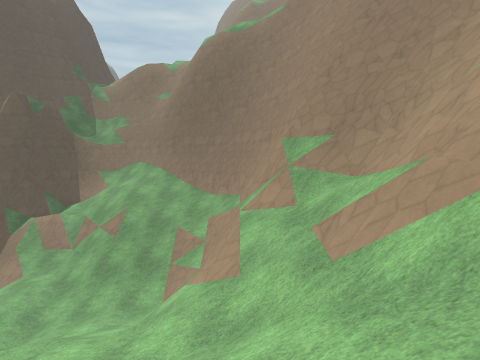
[1] (above)

24 first-person views from a walk through a 3-D level made in the Godot game engine. The camera is 1.2 m above the floor, tilts 4° down and sees 80° across. The floor is counted in squares, 2 m on a side. Each view is taken from the middle of a square. On the plan, view 1 faces up. The plan holds only what a view shows up to about 9 squares ahead; the rest is blank. The place goes on beyond the plan. Some surface patterns are stand-ins.

[2]
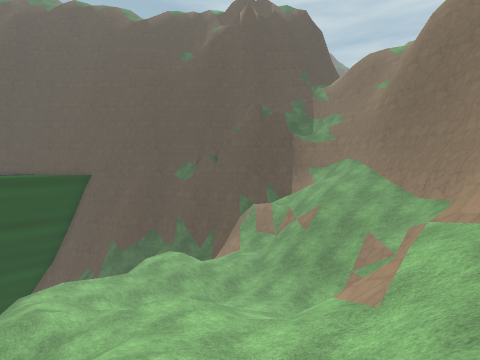

[3]
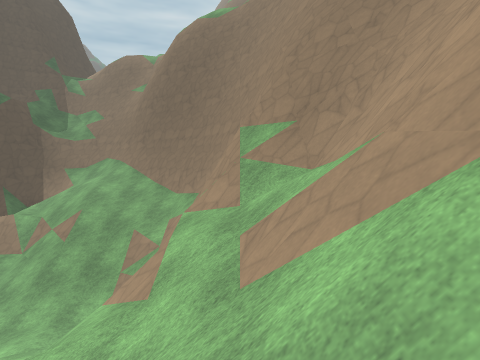

[4]
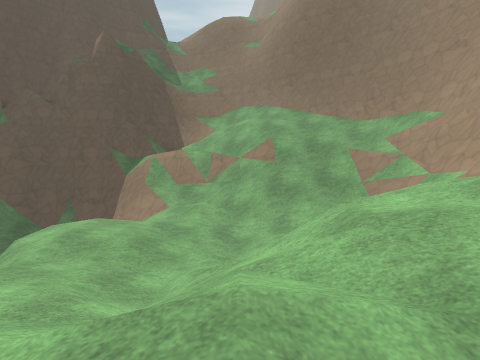

[5]
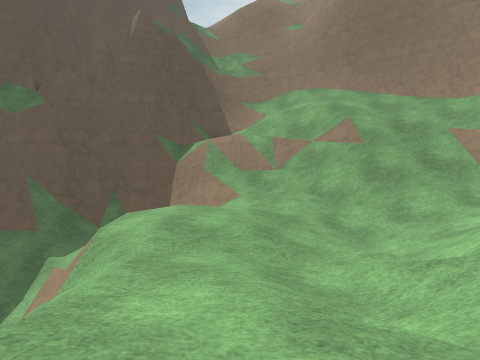

[6]
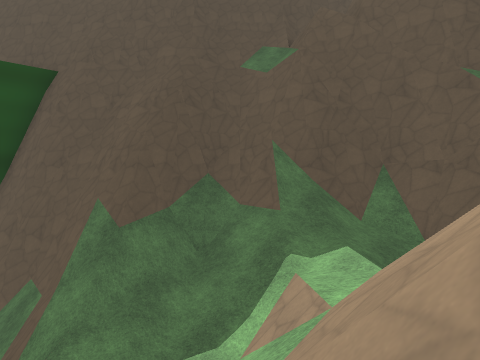

[7]
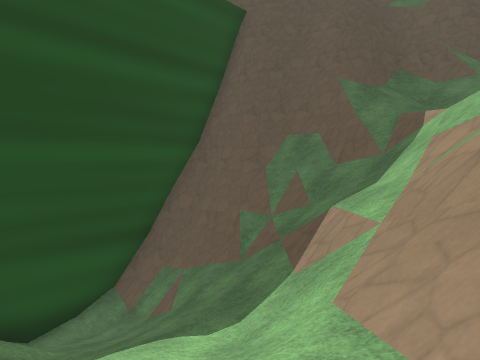

[8]
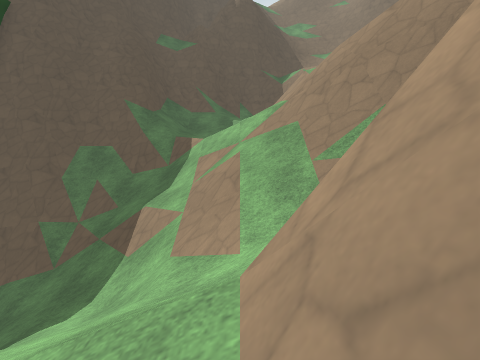

[9]
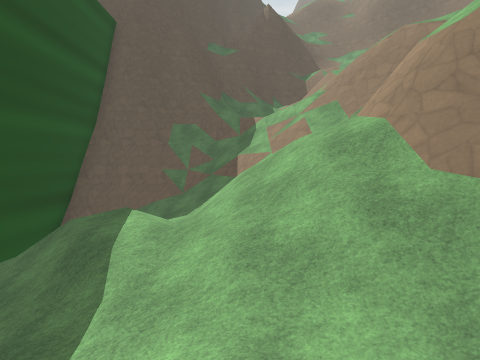

[10]
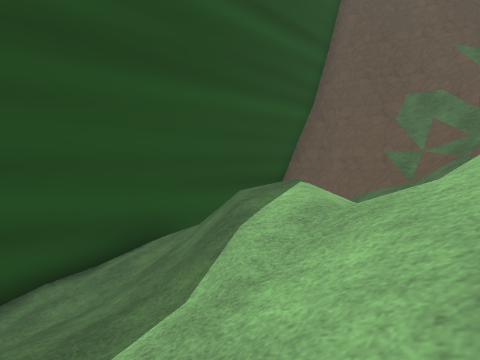

[11]
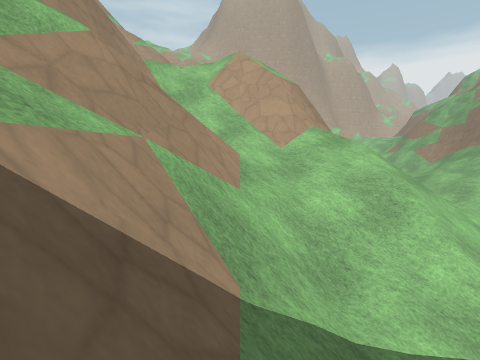

[12]
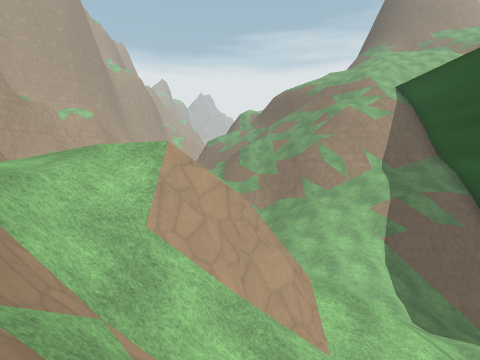

[13]
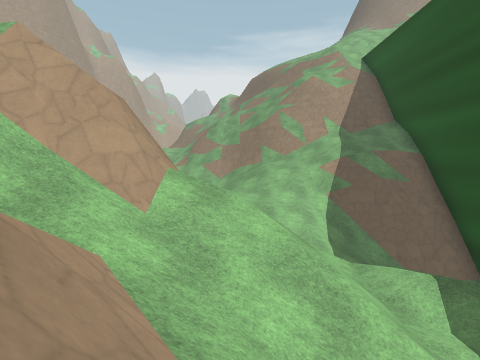

[14]
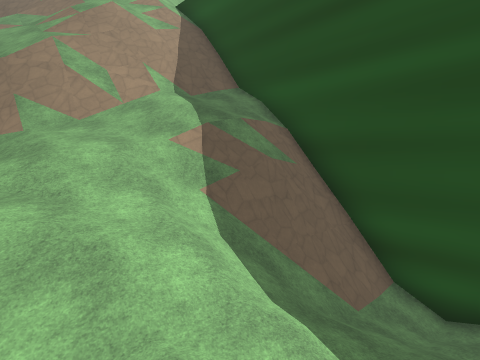

[15]
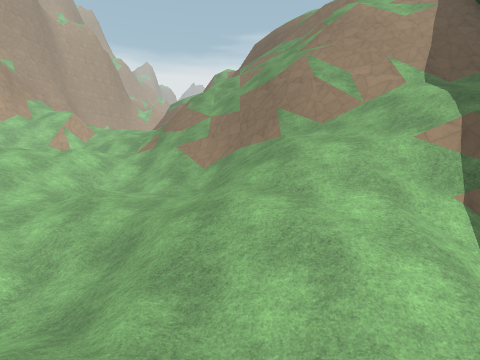

[16]
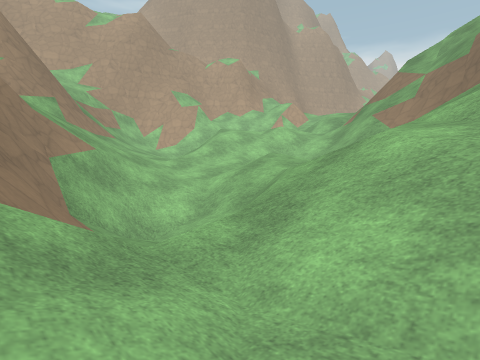

[17]
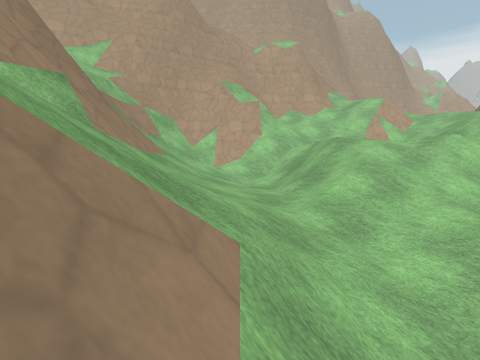

[18]
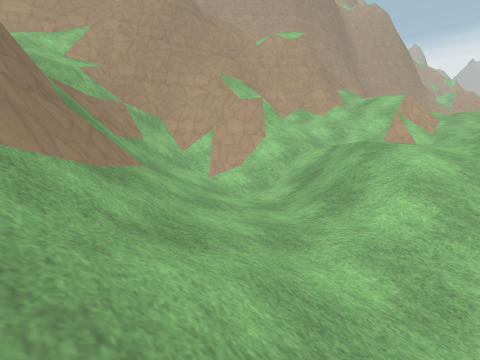

[19]
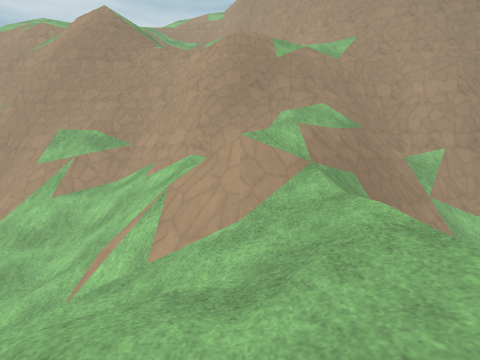

[20]
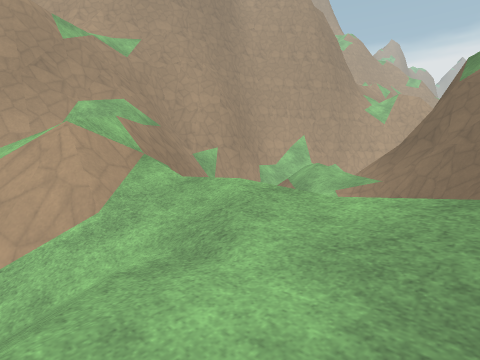

[21]
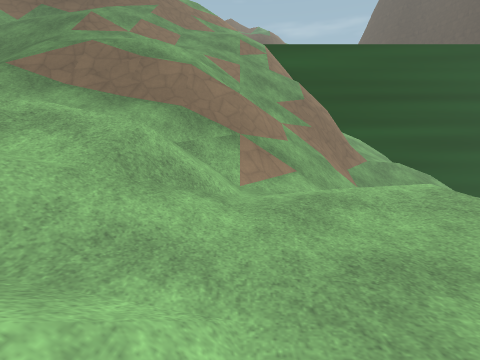

[22]
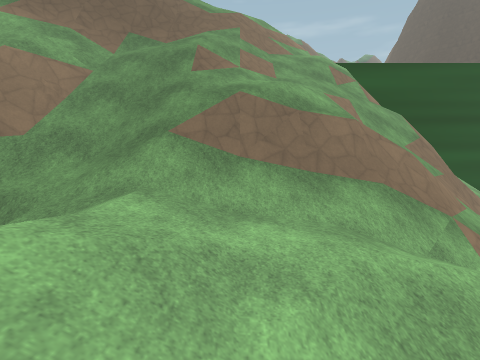

[23]
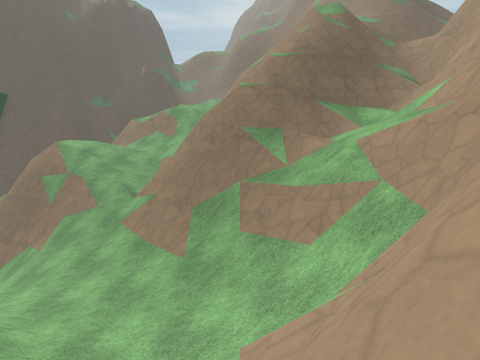

[24]
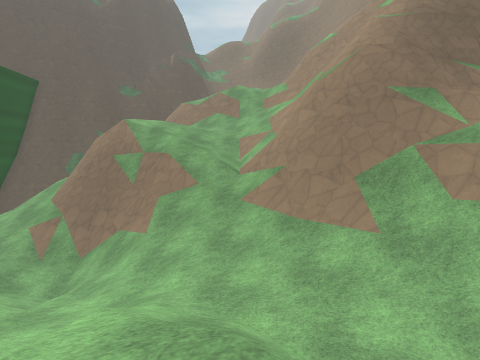

### Floor plan
Key: @ floor where view 1 was taken; # wall or solid block; . main floor; - floor 1.5 m lower than the main floor; : floor 1.75 m higher than the main floor; _ floor 2.25 m lower than the main floor; + floor 3.25 m higher than the main floor; < floor 3.25 m lower than the main floor; * floor 4 m higher than the main floor; ( floor 4 m lower than the main floor; ! floor 4.75 m lower than the main floor; % floor 4.75 m higher than the main floor; / step, stairs or slope; = window, fence, low wall or low ledge; ^ raised ledge; v drop or lower ground.
Columns run from 21 left of view 1 to 4 right of it. Each row starts with its distance up from view 1.
 10        ####/#v///=//##
  9    ##  #//// ////////##
  8   ######////  ///////##
  7 ## vv##/////#////////###
  6 #  v###v/. /#%%%////##^#
  5    v#=////  //%*/////v/##
  4    v##//////////////////#
  3    #////=//##//////////##
  2   ////////#/#v//////////
  1   ////////#/##  //    /
  0   ////////////       @
 -1      //////#///
 -2   /////////#///
 -3   /////////#v
 -4   /////////#=///// ## vv
 -5   /////////=##v///########
 -6   /##/////////#//#####//##
 -7    v##///////////###////##
 -8    #/#////////////#////##
 -9   //////////////////#//#
-10   /////////!/!///(////##
-11    ##/=#///!!////////##v
-12    v###/###/////////###v
-13    #/##//##////_-///# v
-14      //////#//__<///^ v
-15        //=//#//_<///.#v
-16        /////v////=//##v
-17        /=///v////=//#v/
-18        /////#/.//#//#v
-19        =//////../==/+#/
-20        ##//////  /#v/#/
-21        ##=/==/    /###v
-22         ##///##   //:##
-23          #/   ##////###

Where each view was taken, in squares from view 1:
view 1: 0 up, 0 right, facing up
view 2: 1 up, 1 right, facing up-left
view 3: 1 up, 1 right, facing up
view 4: 1 up, 5 left, facing up
view 5: 2 up, 7 left, facing up
view 6: 5 up, 9 left, facing up-left
view 7: 1 down, 11 left, facing up-left
view 8: 3 down, 11 left, facing up
view 9: 7 down, 13 left, facing up
view 10: 5 down, 13 left, facing up-left
view 11: 3 up, 14 left, facing down-right
view 12: 2 up, 10 left, facing down
view 13: 2 up, 12 left, facing down
view 14: 4 down, 12 left, facing down-left
view 15: 4 down, 12 left, facing down
view 16: 5 down, 13 left, facing down-right
view 17: 6 down, 8 left, facing down-right
view 18: 7 down, 7 left, facing down-right
view 19: 18 down, 8 left, facing right
view 20: 17 down, 8 left, facing down-right
view 21: 15 down, 4 left, facing left
view 22: 18 down, 5 left, facing left
view 23: 14 down, 2 left, facing up
view 24: 13 down, 5 left, facing up
